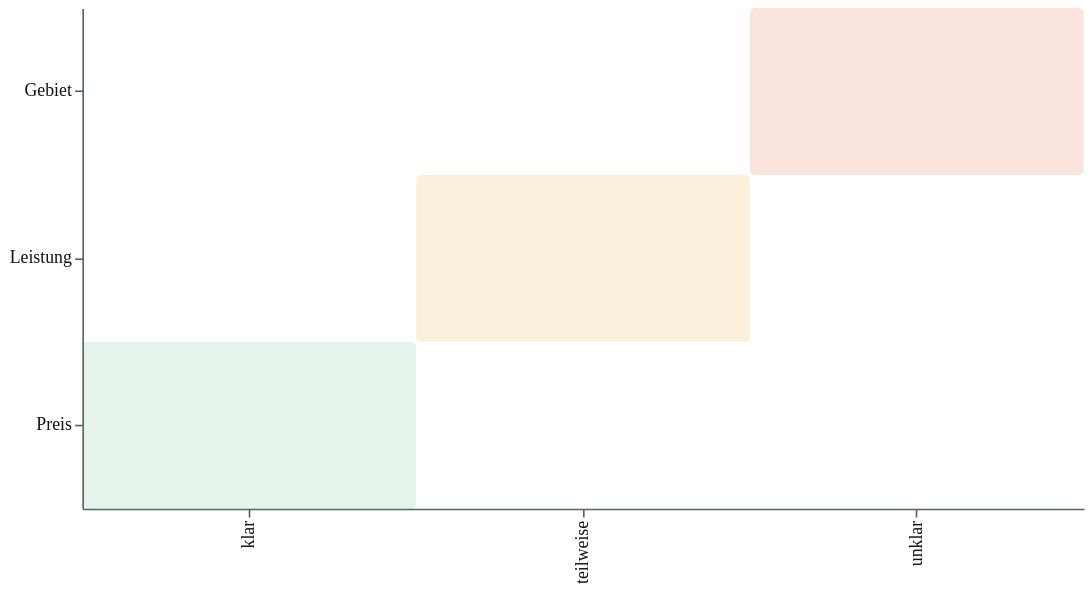

Specify this chart in Vega-Lite:
### Vega-Lite specification from a JSON file in a GitHub repository (floating-point values rounded to 4 significant figures)
{"$schema": "https://vega.github.io/schema/vega-lite/v6.json", "description": "Pixelkiez approved template V08_AI_ANSWERABILITY: AI-Antwortbarkeit", "usermeta": {"template_id": "V08_AI_ANSWERABILITY", "name": "AI-Antwortbarkeit", "purpose": "Fragen x Antwortstatus", "brand_contract": "pixelkiez-v1"}, "width": 620, "height": 310, "data": {"values": [{"question": "Preis", "status": "klar", "value": 1}, {"question": "Gebiet", "status": "unklar", "value": 0}, {"question": "Leistung", "status": "teilweise", "value": 0.5}]}, "mark": {"type": "rect", "cornerRadius": 3}, "encoding": {"y": {"field": "question", "type": "nominal", "axis": {"title": null}}, "x": {"field": "status", "type": "nominal", "axis": {"title": null}}, "color": {"field": "value", "type": "quantitative", "scale": {"domain": [0, 0.5, 1], "range": ["#FBE3DE", "#FBF0DC", "#E4F4EB"]}, "legend": null}}, "config": {"background": "#FFFFFF", "font": "Schibsted Grotesk", "title": {"font": "Schibsted Grotesk", "fontSize": 18, "fontWeight": 700, "color": "#0E1414", "anchor": "start"}, "axis": {"labelFont": "IBM Plex Mono", "labelFontSize": 11, "titleFont": "Schibsted Grotesk", "titleFontSize": 12, "labelColor": "#0E1414", "titleColor": "#0E1414", "gridColor": "#C6D4D1", "domainColor": "#566360", "tickColor": "#566360"}, "legend": {"labelFont": "Schibsted Grotesk", "labelFontSize": 11, "titleFont": "Schibsted Grotesk", "titleFontSize": 12, "labelColor": "#0E1414", "titleColor": "#0E1414"}, "view": {"stroke": null}}}
